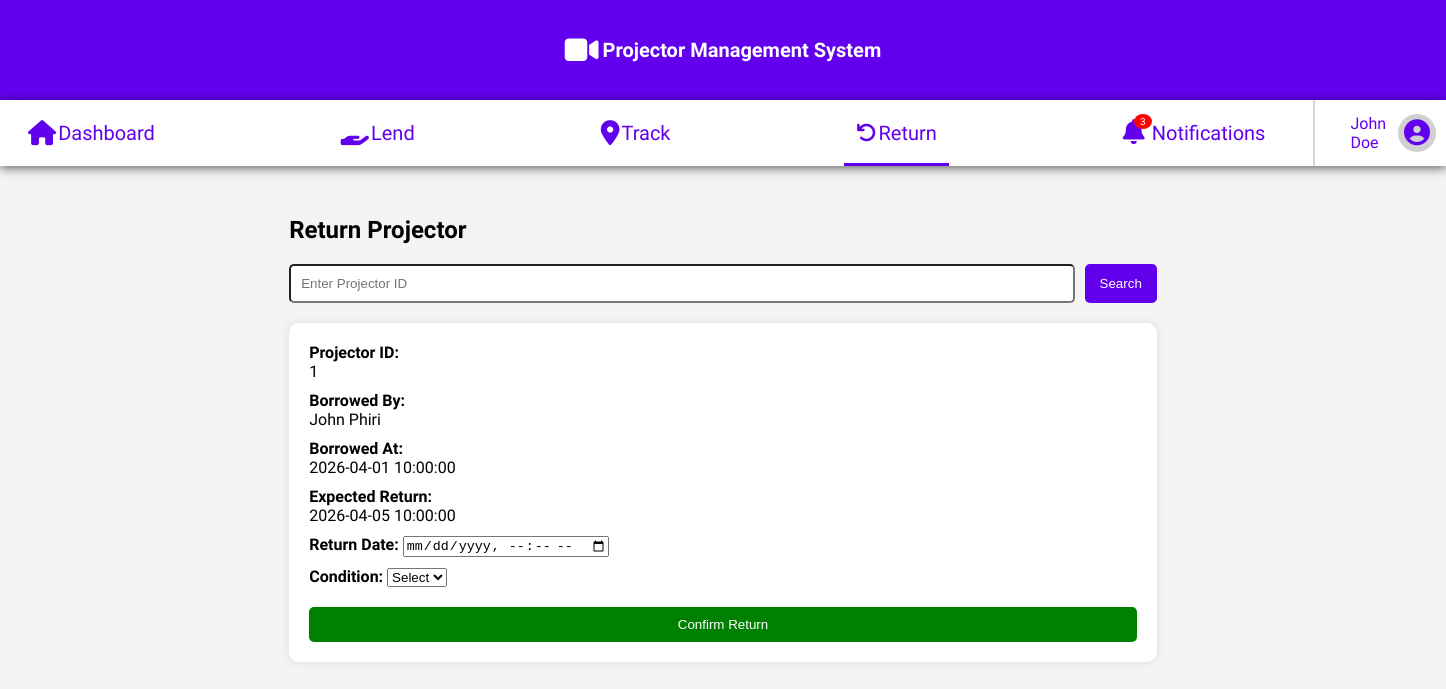
/return.php?projector_id=1, run on the app's committed database.
### tables this page shows
CREATE TABLE IF NOT EXISTS `transactions` (
  `transaction_id` int NOT NULL AUTO_INCREMENT,
  `user_id` int DEFAULT NULL,
  `projector_id` int DEFAULT NULL,
  `student_id` int DEFAULT NULL,
  `lecturer_id` int DEFAULT NULL,
  `borrower_type` enum('student','lecturer') DEFAULT NULL,
  `borrowed_at` datetime NOT NULL,
  `expected_return_at` datetime DEFAULT NULL,
  `returned_at` datetime DEFAULT NULL,
  `projector_condition` enum('good','faulty') DEFAULT NULL,
  `reason` text,
  `status` enum('pending','returned','flagged') DEFAULT 'pending',
  PRIMARY KEY (`transaction_id`),
  KEY `user_id` (`user_id`),
  KEY `projector_id` (`projector_id`),
  KEY `student_id` (`student_id`),
  KEY `lecturer_id` (`lecturer_id`)
);

CREATE TABLE IF NOT EXISTS `students` (
  `student_id` int NOT NULL AUTO_INCREMENT,
  `first_name` varchar(50) NOT NULL,
  `middle_name` varchar(50) DEFAULT NULL,
  `last_name` varchar(50) NOT NULL,
  `dob` date DEFAULT NULL,
  `gender` enum('Male','Female','Other') DEFAULT NULL,
  `phone_number` varchar(20) DEFAULT NULL,
  `home_village` varchar(100) DEFAULT NULL,
  `year_of_study` int DEFAULT NULL,
  `email` varchar(100) DEFAULT NULL,
  `program_of_study` varchar(100) DEFAULT NULL,
  PRIMARY KEY (`student_id`),
  UNIQUE KEY `email` (`email`)
);

### return.php (the view, shortened to what this page needs)
<?php
require("connection.php");
$transaction = null;
if (isset($_GET['projector_id']) && $_GET['projector_id'] != "") {
    $pid = $_GET['projector_id'];
    $sql = "
        SELECT t.*,
               s.first_name AS student_first, s.last_name AS student_last,
               l.first_name AS lecturer_first, l.last_name AS lecturer_last
        FROM transactions t
        LEFT JOIN students s ON t.student_id = s.student_id
        LEFT JOIN lecturers l ON t.lecturer_id = l.lecturer_id
        WHERE t.projector_id = '$pid' AND t.status != 'returned'
        ORDER BY t.transaction_id DESC
        LIMIT 1
    ";
    $result = $conn->query($sql);
    $transaction = $result->fetch_assoc();
}
?>
<!DOCTYPE html>
<html lang="en">
<head>
<link rel="stylesheet" href="css/return.css">
</head>
<body>
        <div class="container">
            <h2>Return Projector</h2>
            <form method="GET" class="search-box">
                <input type="text" name="projector_id" placeholder="Enter Projector ID" required>
                <button type="submit">Search</button>
            </form>
            <?php if ($transaction) { ?>
            <div class="card">
            <form method="POST">
                <div class="row">
                    <label>Projector ID:</label>
                    <div><?= $transaction['projector_id'] ?></div>
                </div>
                <div class="row">
                    <label>Borrowed By:</label>
                    <div>
                        <?= $transaction['student_first'] ?? $transaction['lecturer_first'] ?>
                        <?= $transaction['student_last'] ?? $transaction['lecturer_last'] ?>
                    </div>
                </div>
                <div class="row">
                    <label>Borrowed At:</label>
                    <div><?= $transaction['borrowed_at'] ?></div>
                </div>
                <div class="row">
                    <label>Expected Return:</label>
                    <div><?= $transaction['expected_return_at'] ?></div>
                </div>
                <div class="row">
                    <label>Return Date:</label>
                    <input type="datetime-local" name="returned_at" required>
                </div>
                <div class="row">
                    <label>Condition:</label>
                    <select name="projector_condition" required>
                        <option value="">Select</option>
                    </select>
                </div>
                <button class="submit" type="submit">Confirm Return</button>
            </form>
            </div>
            <?php } else if (isset($_GET['projector_id'])) { ?>
                <p>No active borrowing found for this projector.</p>
            <?php } ?>
        </div>
</body>
</html>

### css/return.css (style rules this page uses)
body { font-family: "Quicksand", sans-serif; background: #f4f4f4; }
.container { width: 60%; margin: auto; padding-top: 30px; }
.search-box { display: flex; gap: 10px; margin-bottom: 20px; }
.search-box input { flex: 1; padding: 10px; border-radius: 5px; }
.search-box button { padding: 10px 15px; background: #6200ee; color: white; border: none; cursor: pointer; border-radius: 5px; }
.card { background: white; padding: 20px; border-radius: 10px; box-shadow: 0 0 10px rgba(0,0,0,0.1); }
.row { margin-bottom: 10px; }
label { font-weight: bold; }
button.submit { margin-top: 10px; padding: 10px; width: 100%; background: green; color: white; border: none; cursor: pointer; border-radius: 5px; }

### css/navigation.css (style rules this page uses)
body { margin: 0; }
.all-wrapper { display: flex; align-items: center; justify-content: space-between; background-color: #6200ee; flex-wrap: wrap; }
.nav-title { width: 100%; text-align: center; color: white; font-size: 20px; font-weight: 600; padding: 15px; font-family: "Quicksand", sans-serif; margin: 20px 0; display: flex; align-items: center; justify-content: center; gap: 4px; }
.fa-video { font-size: 30px; align-items: center; }
.nav-wrapper { display: flex; align-items: center; justify-content: flex-start; background-color: white; width: 100%; padding: 0 10px; font-family: "Quicksand", sans-serif; gap: 15px; box-shadow: 0 2px 10px rgba(0, 0, 0, 0.621); box-sizing: border-box; }
.tabs { display: flex; gap: 150px; padding-right: 30px; margin-right: 20px; border-right: 2px solid rgba(124, 122, 122, 0.312); font-size: 20px; }
.tabs .fa-solid { align-items: center; font-size: 25px; }
.tabs a { text-align: center; padding: 20px 18px; text-decoration: none; color: #6200ee; font-weight: 500; position: relative; white-space: nowrap; display: flex; align-items: center; gap: 2px; }
.tabs a.active { color: #6200ee; }
.tabs a.active::after { content: ""; position: absolute; bottom: 0; left: 5%; width: 90%; height: 3px; background-color: #6200ee; }
.top-bar { display: flex; justify-content: flex-end; align-items: center; color: #6200ee; gap: 12px; margin-left: auto; }
.user-info { font-weight: 500; }
.profile-icon { color: #6200ee; font-size: 26px; text-decoration: none; padding: 6px; border-radius: 50%; background: rgba(184, 182, 182, 0.642); display: flex; align-items: center; justify-content: center; transition: 0.2s; }
.tab-icon { position: relative; display: inline-block; margin-right: 5px; }
.badge { position: absolute; top: -6px; right: -7px; background: red; color: white; font-size: 10px; padding: 2px 6px; border-radius: 50%; }
@media (min-width: 701px) { .tabs { display: flex !important; } }

### data on the page
transactions: projector "1", student.first_name "John", student.last_name "Phiri", borrowed_at "2026-04-01 10:00:00", expected_return_at "2026-04-05 10:00:00"
